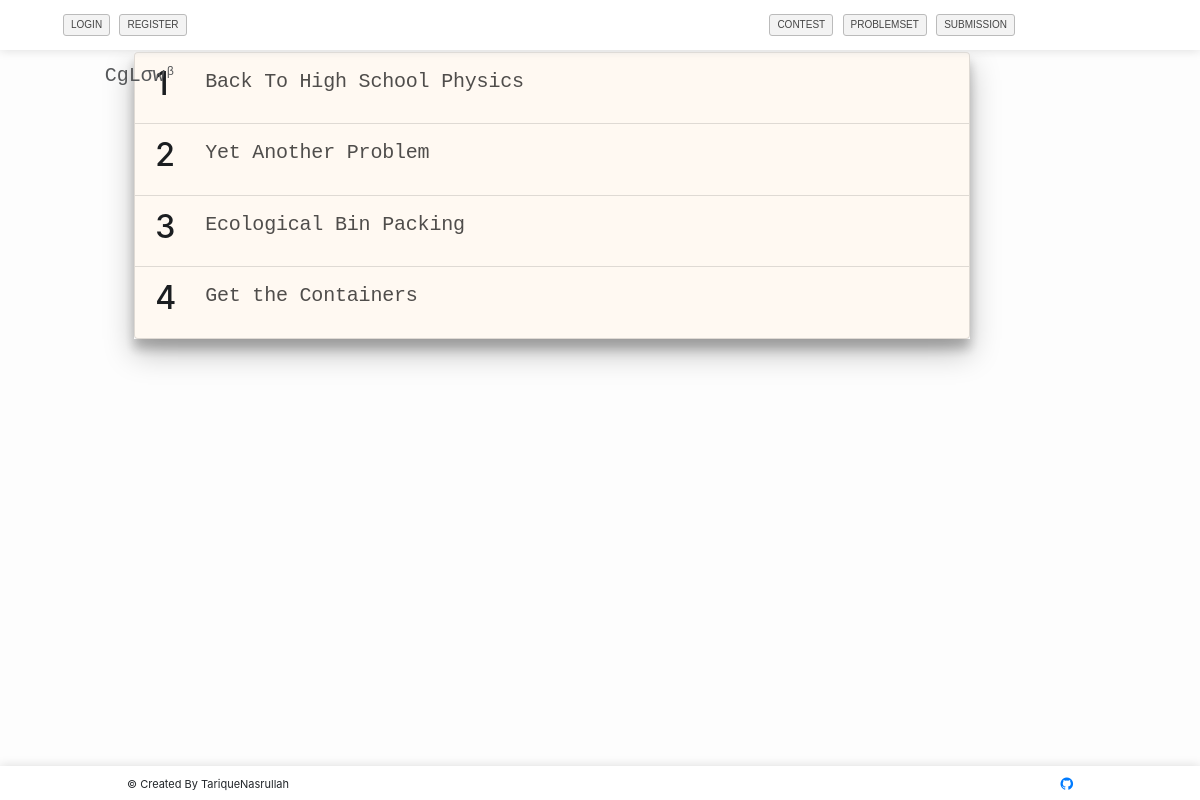
The page /problemset/ on the database as committed earlier.
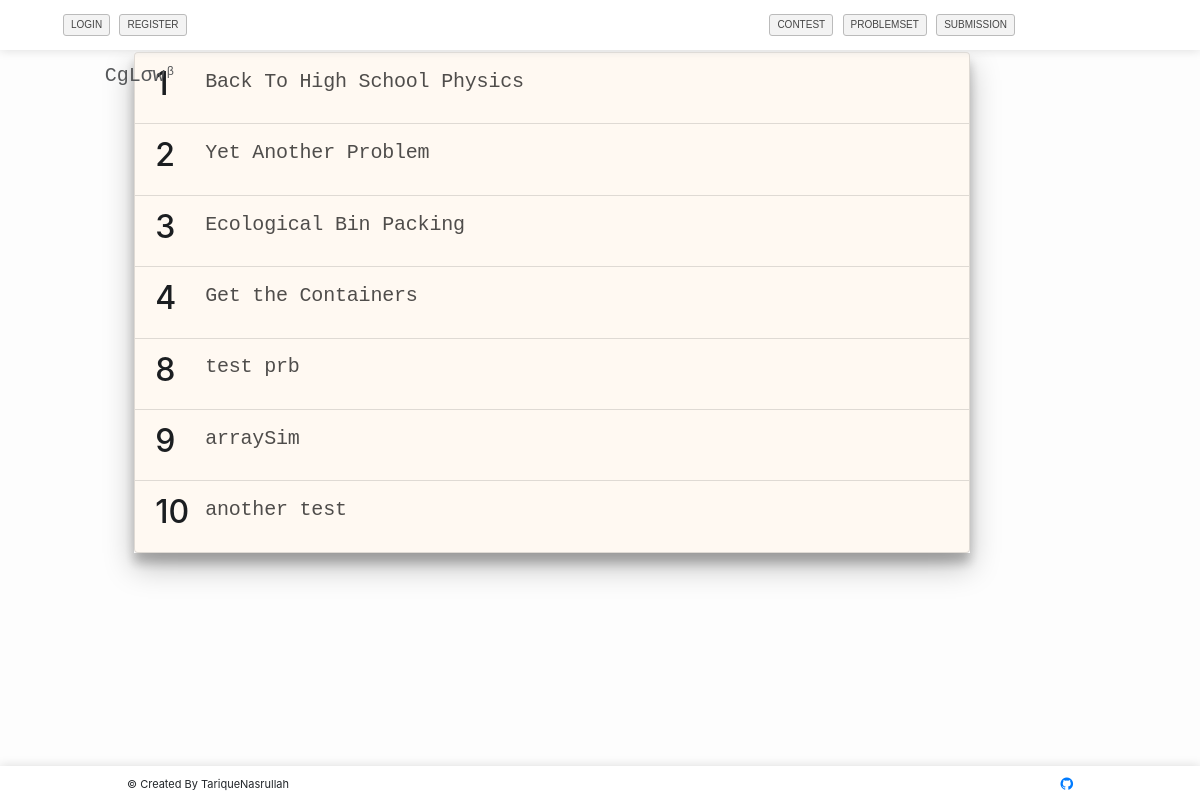
The same page on the database as committed later.
### offlineProblemSolve/models.py (models this page shows, shortened)
class problemset(models.Model):
	problem_name = models.CharField(max_length=500)
	problem_file = models.FileField(upload_to='offlineProblemData/problemset', blank=True)
	problem_time_limit = models.FloatField(default=2.0)
	problem_input = models.FileField(upload_to='offlineProblemData/problemset_input', blank=True)
	problem_output = models.FileField(upload_to='offlineProblemData/problemset_output', blank=True)
	total_solve = models.IntegerField(default=0)
	total_submit = models.IntegerField(default=0)
	special_judge = models.BooleanField(default=False)

### offlineProblemSolve/views.py (the view)
def problem_list(request):
	context = {}
	if request.user.is_authenticated:
		context['username'] = request.user.username
	l = problemset.objects.all()
	context['problemset'] = l
	return render(request, 'offlineProblemSolve/problem_list.html', context)

### offlineProblemSolve/templates/offlineProblemSolve/problem_list.html
{% extends 'home/header.html' %}
{% block content %}
	<div style="height: 2px;"></div>
	<div class="container">
		<div class="row">
			<div class="col-md-1"></div>
			<div class="col-md-9">
				<div class="list-group" style="box-shadow: 0 14px 28px rgba(0,0,0,0.25), 0 10px 10px rgba(0,0,0,0.22);">
					{% for problemset in problemset %}
						<a href="{% url 'show_problem' pk=problemset.id %}" class="list-group-item list-group-item-action list-group-item-contestlist">
			              <div class="contest-problem-number">
			                <h2>{{problemset.id}}</h2>
			              </div>
			              <div style="width: 90%; float: left;">
			                <h4 class="contest-problem-title">{{problemset.problem_name}}</h4>
			              </div>
			            </a>
					{% endfor %}
				</div>
			</div>
		</div>
	</div>
{% endblock %}

Rows that differ between the two databases and show on the page:
added problemset: id "8", problem_name "test prb"
added problemset: id "9", problem_name "arraySim"
added problemset: id "10", problem_name "another test"
